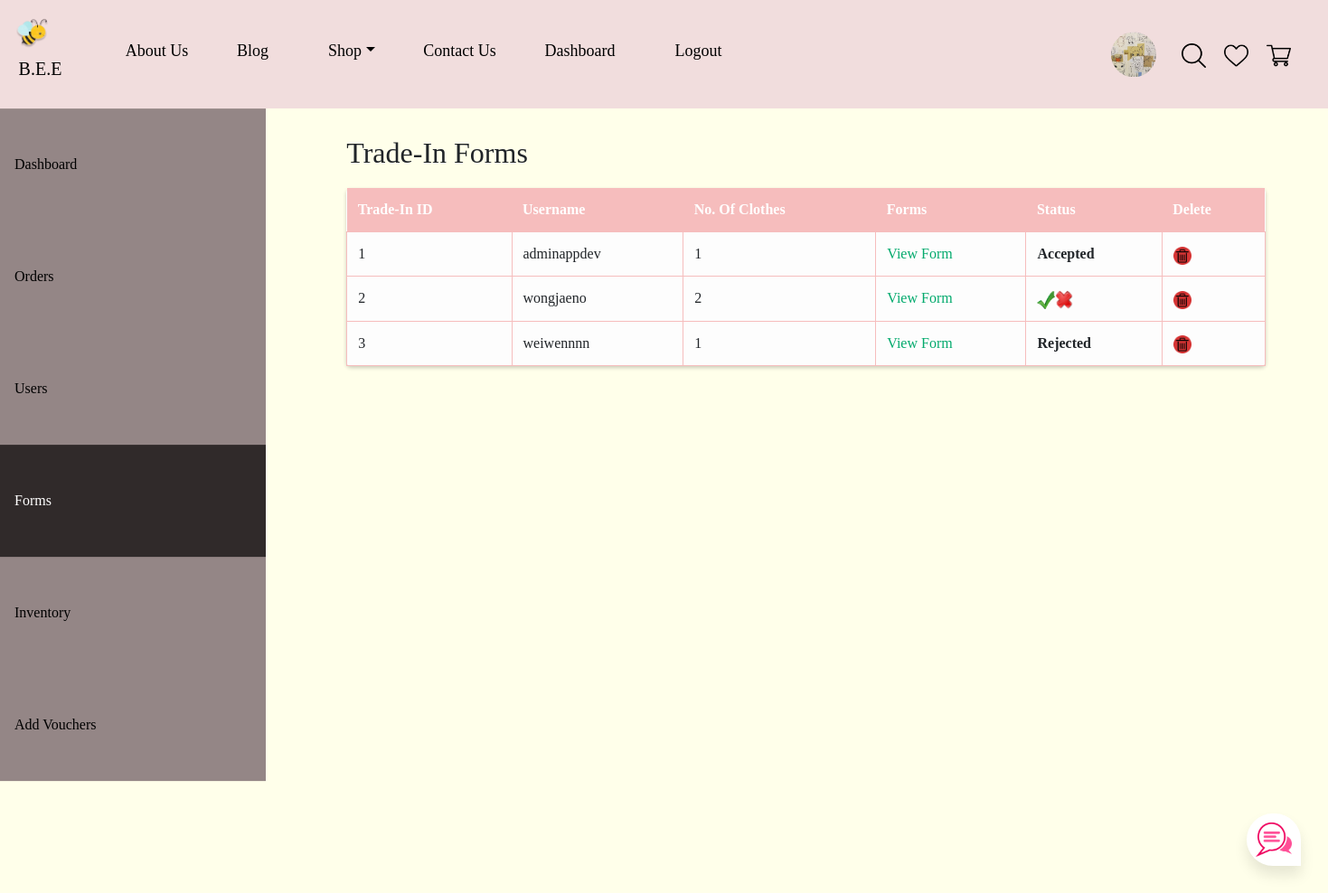
The page /forms (signed in) on the database its author committed.
### tables this page shows
CREATE TABLE tradeinentries (tradein_id STRING, username VARCHAR(255), no_of_clothes INT, status BOOLEAN);

### app.py (the view)
@app.route('/forms')
@login_required
def forms():
    con = sqlite3.connect('database.db')
    con.row_factory = sqlite3.Row
    cur = con.cursor()
    cur.execute("SELECT rowid, * FROM tradeinentries")
    rows = cur.fetchall()
    con.close()
    return render_template('forms.html', rows=rows)

### app.py (called while the page is built)
def get_db():
    db = getattr(g, '_database', None)
    if db is None:
        db = g._database = sqlite3.connect('database.db')
    return db

@app.teardown_appcontext
def close_connection(exception):
    db = getattr(g, '_database', None)
    if db is not None:
        db.close()

@app.before_request
def load_logged_in_user():
    user_id = session.get('user_id')
    if user_id is None:
        g.user = None
    else:
        g.user = get_db().execute(
            'SELECT * FROM user WHERE user_id = ?', (user_id,)
        ).fetchone()

def login_required(view):
    @functools.wraps(view)
    def wrapped_view(**kwargs):
        if g.user is None:
            return redirect(url_for('login'))
        return view(**kwargs)
    return wrapped_view

### templates/forms.html (shortened to what this page needs)
<!DOCTYPE html>
<html>
<head>
</head>
<body>
{% extends "base.html" %}
{% block content %}
<ul class="admin" style="float: left;">
  <li><a href="/admindashboard">Dashboard</a></li>
  <li>
    <a href="/orders">Orders</a>
  </li>
  <li><a href="/users">Users</a></li>
  <li><a class="active" href="/forms">Forms</a></li>
  <li><a href="/admin_inventory">Inventory</a></li>
  <li><a href="/add_vouchers">Add Vouchers</a></li>
</ul>
<div style="margin-left:25%;padding:30px 16px;height:868px;">
  <h2>Trade-In Forms</h2>
    <table id="tradein">
      <thead>
      <th>Trade-In ID</th>
      <th>Username</th>
      <th>No. Of Clothes</th>
      <th>Forms</th>
      <th>Status</th>
      <th>Delete</th>
      </thead>
      {% for row in rows %}
        <tr>
          <td>{{ loop.index }}</td>
          <td>{{ row['username'] }}</td>
          <td>{{ row['no_of_clothes'] }}</td>
          <td>
            <a href="/retrieveform/{{ row['tradein_id'] }}/{{ row['username'] }}">View Form</a>
          </td>
          {% if row['status'] == 0 %}
          <td><b>Rejected</b></td>
          {% elif row['status'] == 1 %}
            <td><b>Accepted</b></td>
          {% else %}
            <td><a href="/approveform/{{ row['tradein_id'] }}"><img src="static/img/Green-Tick-Transparent.png" width="20px"></a><a href="/rejectform/{{ row['tradein_id'] }}"><img src="static/img/Red-Cross-PNG-Pic.png" width="20px"></a>
            </td>
          {% endif %}
          <td><a href="/deletetradein/{{ row['tradein_id'] }}"><img src="static/img/img_4.png" width="20px"></a></td>
        </tr>
      {% endfor %}
    </table>
</div>
</body>
</html>
{% endblock %}

### templates/forms.html (style rules this page uses)
body { margin: 0; }
ul.admin { list-style-type: none; margin: 0; padding: 0; width: 20%; background-color: #948686 ; position: sticky; top: 120px; height: 100%; overflow-y: scroll; }
.admin li a { display: block; color: #000; padding: 50px 16px; text-decoration: none; }
.admin li a.active { background-color: #302A2A; color: white; }
#tradein th { padding-top: 12px; padding-bottom: 12px; padding-right: 50px; padding-left: 10px; text-align: left; background-color: #F6BDBD; color: white; }
table, td { padding-left: 10px; }
table { width: 75%; border-collapse: collapse; }
#tradein { margin-top: 20px; border-collapse: collapse; width: 95%; background-color: #FDFDFD; border-radius: 5px; box-shadow: 0 2px 4px rgba(0, 0, 0, 0.2); }
#tradein th { padding: 12px; text-align: left; background-color: #F6BDBD; color: white; }
#tradein td { padding: 12px; border: 1px solid #F6BDBD; }
#tradein td a { color: #04AA6D; text-decoration: none; }

### templates/base.html (style rules this page uses)
body { background-color: #FFFFEA; overflow-x: hidden; overflow-y: scroll; }
* { margin:0px; padding:0px; box-sizing: border-box; font-family: 'Anko'; }
::placeholder { text-align: center; color: gray; opacity: 1; }

### rows shown on the page
tradeinentries: username "adminappdev", no_of_clothes "1", status "Accepted"
tradeinentries: username "wongjaeno", no_of_clothes "2"
tradeinentries: username "weiwennnn", no_of_clothes "1", status "Rejected"
